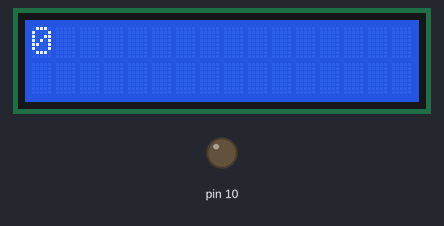
The sketch below on a simulated Arduino Uno, built with avr-gcc and run on an emulated ATmega328P. On the bench: 16×2 character LCD, output pins drawn as LEDs (lit = HIGH).

Above: at 0.21 s.
At 1.11 s:
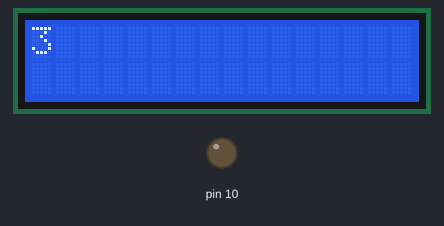
At 2.31 s:
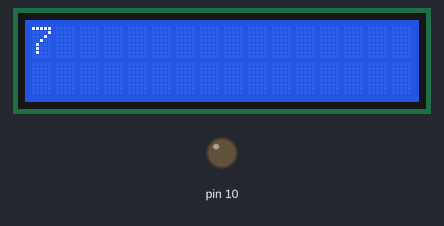
At 4.6 s:
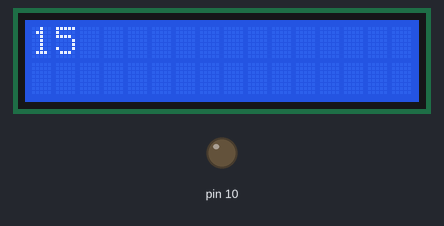
At 7.72 s:
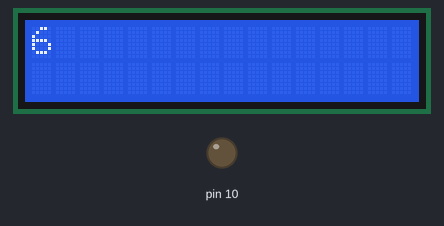
At 10.12 s:
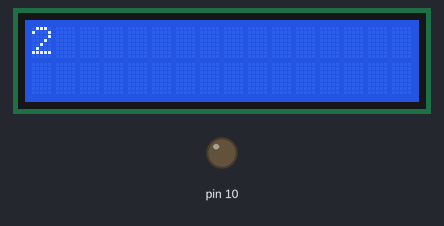

The sketch:

_For_ile_up-down_sayici.ino
```cpp
#include <LiquidCrystal.h> // KÜTÜPHANE DOSYASI EKLENDİ
LiquidCrystal lcd(8, 9, 4, 5, 6, 7); // RS, En, D4, D5, D6, D7

void setup()
{
lcd.begin(16, 2); // LCD KÜTÜPHANESİ 2 SATIR 16 KARAKTER OLARAK BAŞLATILIYOR
pinMode(10,OUTPUT);
}

void loop()
{
  for (int i=0;i<16;i++)
{
  lcd.setCursor(0,0);
  lcd.print(i);
  delay(300);
}

for (int i=15;i>0; i--)
{
  lcd.setCursor(0,0);
  lcd.print(i);
  lcd.print(" ");
  delay(300);
}
}
```

Measured:
- by itself, everything shown: repeats every 9.3 s, in 30 steps
- what the display in image 3 shows lasts 0.6 s, from 4.6 s to 5.2 s
